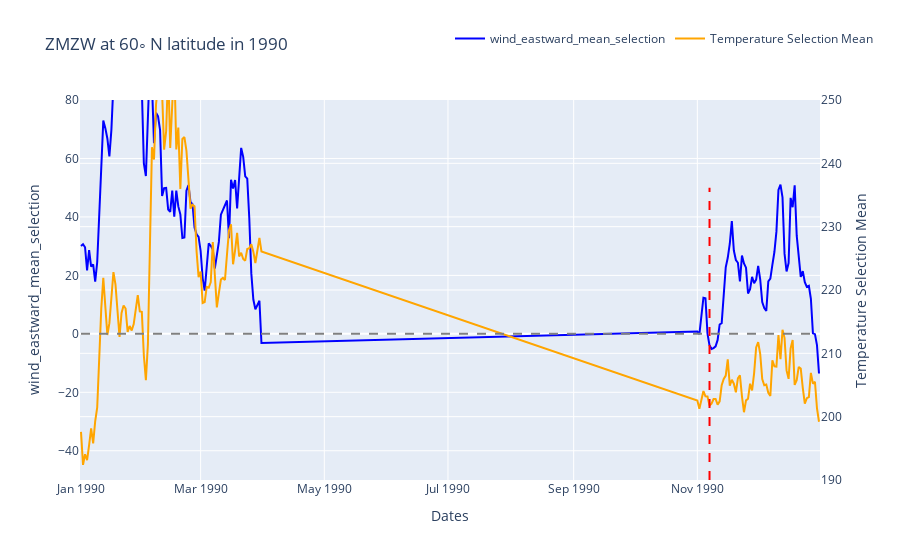

Notebook code cell kept with this figure:
### Code cell
import plotly.graph_objects as go

# df = df_dataset
# Create figure and plot the DataFrame
fig = go.Figure()

# fig.add_trace(go.Scatter(x=df['dates'], y=df['res_filtered'].rolling(3).mean(), name='Res Filtered', mode='markers', marker=dict(color='blue', size=2)))
fig.add_trace(go.Scatter(x=df['dates'], y=df['wind_eastward_mean_selection'], name='wind_eastward_mean_selection', line=dict(color='blue')))
# fig.add_trace(go.Scatter(x=df['dates'], y=df['temperature_mean_selection'], name='Temperature Selection Mean', mode='markers', marker=dict(color='orange', size=3), yaxis='y2'))
fig.add_trace(go.Scatter(x=df['dates'], y=df['temperature_mean_selection'].rolling(1).mean(), name='Temperature Selection Mean', line=dict(color='orange'), yaxis='y2'))

# Add a dashed line at y=0
fig.add_shape(type='line', x0=df['dates'].min(), y0=0, x1=df['dates'].max(), y1=0, line=dict(color='gray', dash='dash'))

# Find the index of the first negative value
first_negative_index = (df['wind_eastward_mean_selection'] < 0).idxmin()

# Add vertical lines for SSW_flag == True
for i, row in df.iterrows():
    if row.SSW_flag == True:
        fig.add_shape(type='line', x0=row.dates, y0=-50, x1=row.dates, y1=50, line=dict(color='red', dash='dash'))

# Set layout
fig.update_layout(
    yaxis=dict(
        range=[-50, 80],
        title='wind_eastward_mean_selection'
    )
    ,yaxis2=dict(
        range=[190, 250],
        title='Temperature Selection Mean',
        side='right',
        overlaying='y'
    )
    ,xaxis=dict(title='Dates'),
    title=f'ZMZW at 60◦ N latitude in {YEAR}',
    legend=dict(orientation="h", y=1.2, x=0.5)
)

# Show the plot
fig.show()

### Figure 1 — Plotly figure (JSON) as saved in the notebook; plotly's stock layout.template omitted (floating-point values rounded to 4 significant figures; data arrays with more than 128 entries replaced by an {"elided": "..."} marker saying what was removed)
{"data": [{"line": {"color": "blue"}, "name": "wind_eastward_mean_selection", "type": "scatter", "x": {"elided": "151 str values"}, "y": {"elided": "151 float values"}}, {"line": {"color": "orange"}, "name": "Temperature Selection Mean", "type": "scatter", "x": {"elided": "151 str values"}, "y": {"elided": "151 float values"}, "yaxis": "y2"}], "layout": {"legend": {"orientation": "h", "x": 0.5, "y": 1.2}, "shapes": [{"line": {"color": "gray", "dash": "dash"}, "type": "line", "x0": "1990-01-01T00:00:00", "x1": "1990-12-31T00:00:00", "y0": 0, "y1": 0}, {"line": {"color": "red", "dash": "dash"}, "type": "line", "x0": "1990-11-07T00:00:00", "x1": "1990-11-07T00:00:00", "y0": -50, "y1": 50}], "title": {"text": "ZMZW at 60◦ N latitude in 1990"}, "xaxis": {"title": {"text": "Dates"}}, "yaxis": {"range": [-50, 80], "title": {"text": "wind_eastward_mean_selection"}}, "yaxis2": {"overlaying": "y", "range": [190, 250], "side": "right", "title": {"text": "Temperature Selection Mean"}}}}
